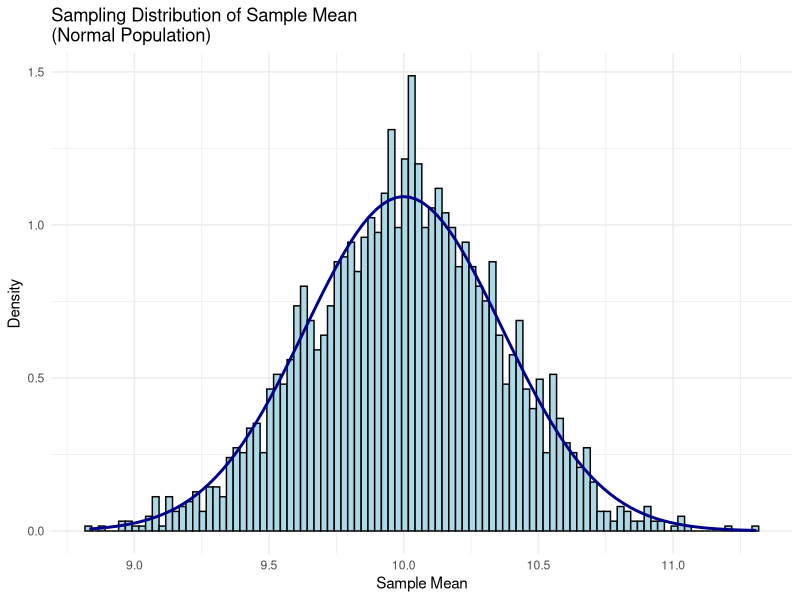
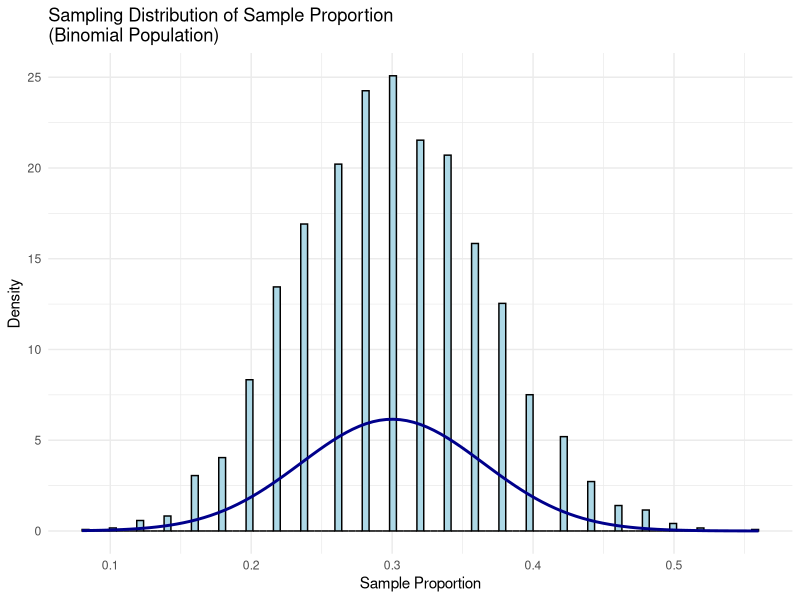
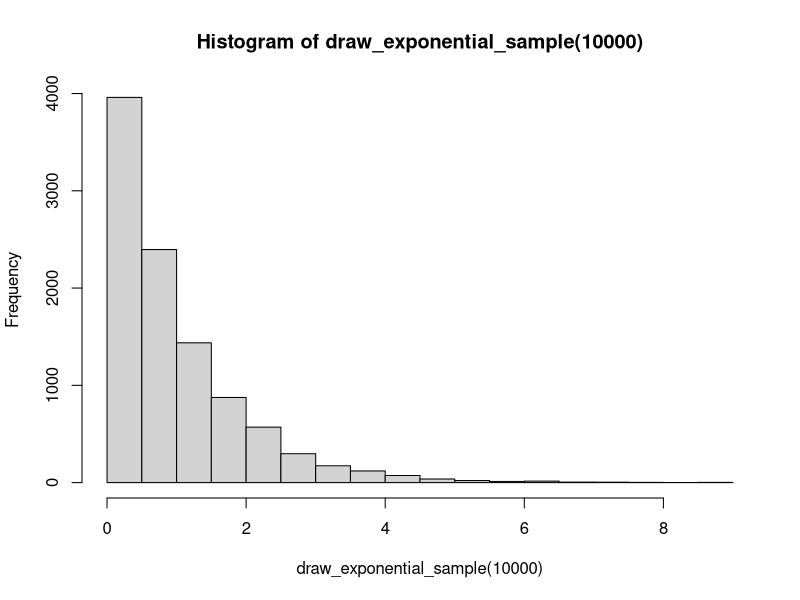
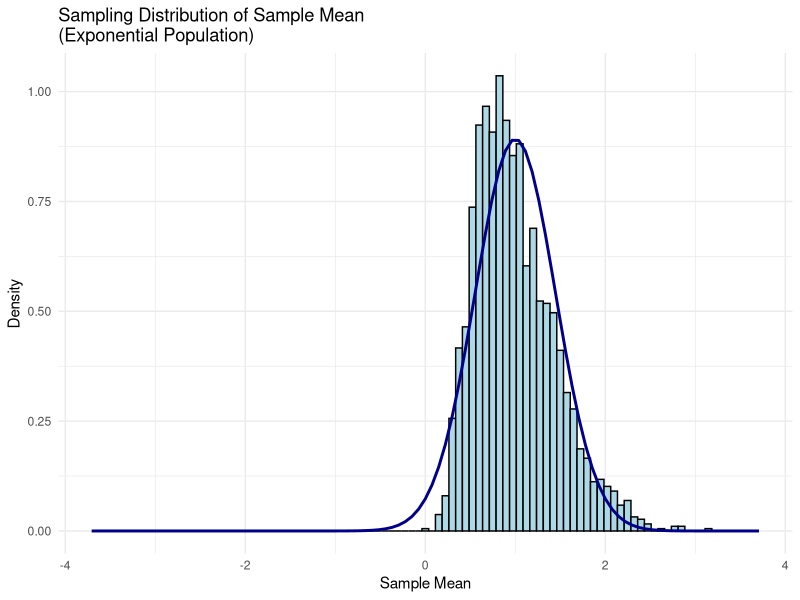
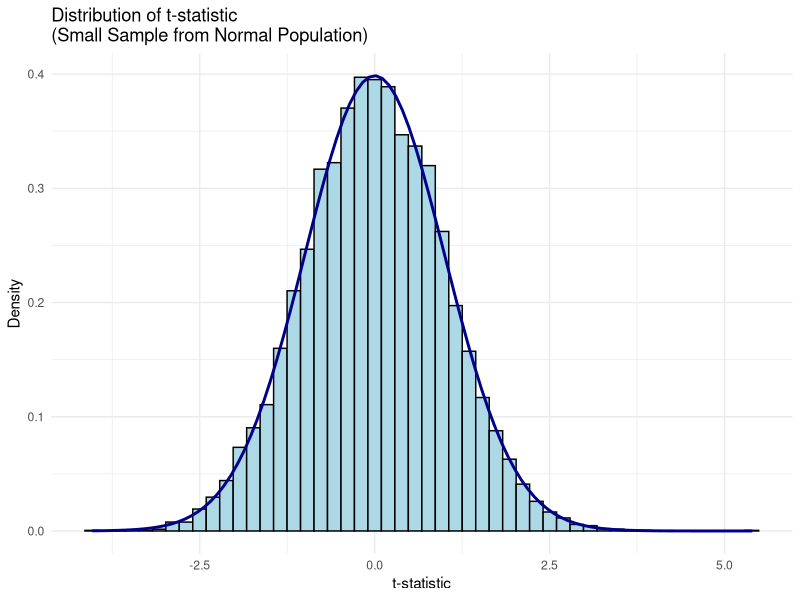

R code for these plots, in order:
## ---- chunk 1
#| setup
#| include: false
library(tidyverse)
## ---- chunk 2
## Helper function that will draw B samples using `draw_sample` and calcuating the statistic for each sample
## Returns the set of statistics generated
simulate_sampling_distribution <- function(
  N,
  draw_sample,
  calculate_statistic,
  B = 2500
) {
  # Create a vector to store the statistics
  statistics <- numeric(B)

  # Run B simulations
  for (i in 1:B) {
    # Draw a sample of size N
    x <- draw_sample(N)

    # Calculate the statistic and store it
    statistics[i] <- calculate_statistic(x)
  }

  return(statistics)
}
## ---- chunk 3
## Sample from normal function
draw_normal_sample <- function(N) {
  rnorm(N, mean = 10, sd = 2)
}

## Calculate the sample mean
calculate_sample_mean <- function(x) {
  mean(x)
}


## Run simulation and analyze results
set.seed(123)
normal_means <- simulate_sampling_distribution(
  N = 30,
  draw_sample = draw_normal_sample,
  calculate_statistic = calculate_sample_mean,
  B = 2500
)

## Plot the sampling distribution
ggplot() +
  ## empirical sampling distribution
  geom_histogram(
    aes(x = normal_means, y = after_stat(density)),
    fill = "lightblue",
    color = "black",
    bins = 100
  ) +
  ## theoretical sampling distribution
  stat_function(
    fun = function(x) dnorm(x, mean = 10, sd = 2 / sqrt(30)),
    color = "darkblue",
    linewidth = 1
  ) +
  labs(
    title = "Sampling Distribution of Sample Mean\n(Normal Population)",
    x = "Sample Mean",
    y = "Density"
  ) +
  theme_minimal()
## ---- chunk 4
N <- 50
p <- 0.3
draw_binomial_sample <- function(N) {
  rbinom(N, size = 1, prob = p) # Bernoulli trials with probability of success = 0.3
}

calculate_sample_proportion <- function(sample_data) {
  mean(sample_data) # For 0/1 data, mean = proportion
}

## Run simulation and analyze results
set.seed(456)
binomial_props <- simulate_sampling_distribution(
  N = N,
  draw_sample = draw_binomial_sample,
  calculate_statistic = calculate_sample_proportion,
  B = 2500
)

ggplot() +
  ## empirical sampling distribution
  geom_histogram(
    aes(x = binomial_props, y = after_stat(density)),
    fill = "lightblue",
    color = "black",
    bins = 100
  ) +
  ## theoretical sampling distribution
  stat_function(
    fun = function(x) dnorm(x, mean = p, sd = sqrt(p * (1 - p) / N)),
    color = "darkblue",
    linewidth = 1
  ) +
  labs(
    title = "Sampling Distribution of Sample Proportion\n(Binomial Population)",
    x = "Sample Proportion",
    y = "Density"
  ) +
  theme_minimal()
## ---- chunk 5
## Define function for exponential distribution
draw_exponential_sample <- function(N) {
  rexp(N, rate = 1) # Mean = 1, variance = 1
}

## Example to see the distribution
hist(draw_exponential_sample(10000))
## ---- chunk 6
N = 5

## Run simulation and analyze results
set.seed(789)
exp_means <- simulate_sampling_distribution(
  N = N,
  draw_sample = draw_exponential_sample,
  calculate_statistic = calculate_sample_mean,
  B = 2500
)

# Summary of the sampling distribution
summary(exp_means)

## Plot the sampling distribution
ggplot() +
  ## empirical sampling distribution
  geom_histogram(
    aes(x = exp_means, y = after_stat(density)),
    fill = "lightblue",
    color = "black",
    bins = 100
  ) +
  ## theoretical sampling distribution
  stat_function(
    fun = dnorm,
    args = list(mean = 1, sd = 1 / sqrt(N)),
    color = "darkblue",
    linewidth = 1
  ) +
  scale_x_continuous(
    limits = c(-max(abs(exp_means)), max(abs(exp_means)))
  ) + 
  labs(
    title = "Sampling Distribution of Sample Mean\n(Exponential Population)",
    x = "Sample Mean",
    y = "Density"
  ) +
  theme_minimal()
## ---- chunk 7
N = 300

## Define t-statistic function
calculate_t_statistic <- function(sample_data) {
  n <- length(sample_data)
  sample_mean <- mean(sample_data)
  sample_sd <- sd(sample_data)

  # t-statistic: (x̄ - μ) / (s/√n)
  # Here we test against true mean = 10
  (sample_mean - 10) / (sample_sd / sqrt(n))
}

## Run t-distribution simulation
set.seed(1111)
t_stats <- simulate_sampling_distribution(
  N = N, # Small sample size
  draw_sample = draw_normal_sample,
  calculate_statistic = calculate_t_statistic,
  B = 10000
)

## Plot t-statistics
ggplot() +
  ## empirical sampling distribution
  geom_histogram(
    aes(x = t_stats, y = after_stat(density)),
    fill = "lightblue",
    color = "black",
    bins = 50
  ) +
  ## theoretical sampling distribution
  stat_function(
    fun = function(x) dt(x, df = N - 1),
    color = "darkblue",
    linewidth = 1
  ) +
  labs(
    title = "Distribution of t-statistic\n(Small Sample from Normal Population)",
    x = "t-statistic",
    y = "Density",
  ) +
  theme_minimal()
## ---- chunk 8


## ---- chunk 9

## ---- chunk 10

